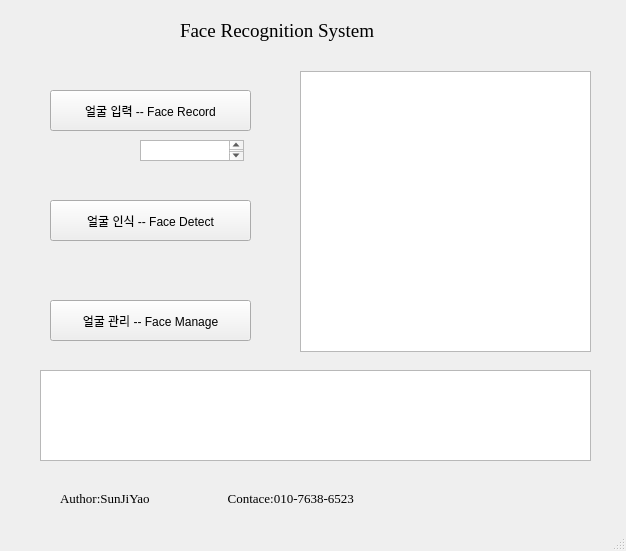
<?xml version="1.0" encoding="UTF-8"?>
<ui version="4.0">
 <class>MainWindow</class>
 <widget class="QMainWindow" name="MainWindow">
  <property name="geometry">
   <rect>
    <x>0</x>
    <y>0</y>
    <width>626</width>
    <height>551</height>
   </rect>
  </property>
  <property name="windowTitle">
   <string>MainWindow</string>
  </property>
  <widget class="QWidget" name="centralwidget">
   <widget class="QPushButton" name="pushButton">
    <property name="geometry">
     <rect>
      <x>50</x>
      <y>90</y>
      <width>201</width>
      <height>41</height>
     </rect>
    </property>
    <property name="text">
     <string>얼굴 입력 -- Face Record</string>
    </property>
   </widget>
   <widget class="QPushButton" name="pushButton_2">
    <property name="geometry">
     <rect>
      <x>50</x>
      <y>200</y>
      <width>201</width>
      <height>41</height>
     </rect>
    </property>
    <property name="text">
     <string>얼굴 인식 -- Face Detect</string>
    </property>
   </widget>
   <widget class="QPushButton" name="pushButton_3">
    <property name="geometry">
     <rect>
      <x>50</x>
      <y>300</y>
      <width>201</width>
      <height>41</height>
     </rect>
    </property>
    <property name="text">
     <string>얼굴 관리 -- Face Manage</string>
    </property>
   </widget>
   <widget class="QTableView" name="tableView">
    <property name="geometry">
     <rect>
      <x>40</x>
      <y>370</y>
      <width>551</width>
      <height>91</height>
     </rect>
    </property>
   </widget>
   <widget class="QTextEdit" name="textEdit_3">
    <property name="geometry">
     <rect>
      <x>140</x>
      <y>140</y>
      <width>104</width>
      <height>21</height>
     </rect>
    </property>
   </widget>
   <widget class="QGraphicsView" name="graphicsView">
    <property name="geometry">
     <rect>
      <x>300</x>
      <y>71</y>
      <width>291</width>
      <height>281</height>
     </rect>
    </property>
   </widget>
   <widget class="QLabel" name="label">
    <property name="geometry">
     <rect>
      <x>180</x>
      <y>10</y>
      <width>201</width>
      <height>41</height>
     </rect>
    </property>
    <property name="font">
     <font>
      <family>Times New Roman</family>
      <pointsize>14</pointsize>
      <weight>50</weight>
      <bold>false</bold>
     </font>
    </property>
    <property name="text">
     <string>Face Recognition System</string>
    </property>
   </widget>
   <widget class="QLabel" name="label_2">
    <property name="geometry">
     <rect>
      <x>60</x>
      <y>490</y>
      <width>501</width>
      <height>16</height>
     </rect>
    </property>
    <property name="font">
     <font>
      <family>Times New Roman</family>
      <pointsize>10</pointsize>
      <weight>50</weight>
      <italic>false</italic>
      <bold>false</bold>
     </font>
    </property>
    <property name="text">
     <string>Author:SunJiYao                        Contace:010-7638-6523                       </string>
    </property>
   </widget>
  </widget>
  <widget class="QMenuBar" name="menubar">
   <property name="geometry">
    <rect>
     <x>0</x>
     <y>0</y>
     <width>626</width>
     <height>23</height>
    </rect>
   </property>
  </widget>
  <widget class="QStatusBar" name="statusbar"/>
 </widget>
 <resources/>
 <connections/>
</ui>
